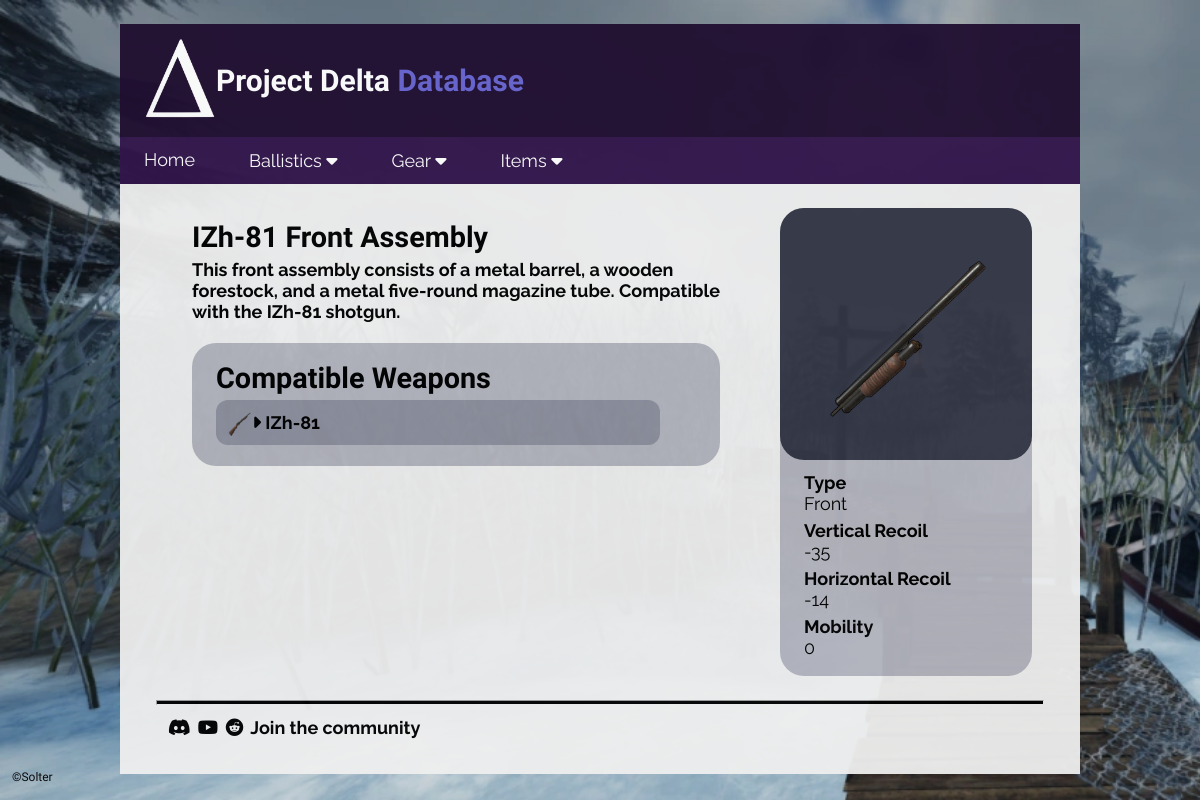
The page /part/5 on the database as committed earlier.
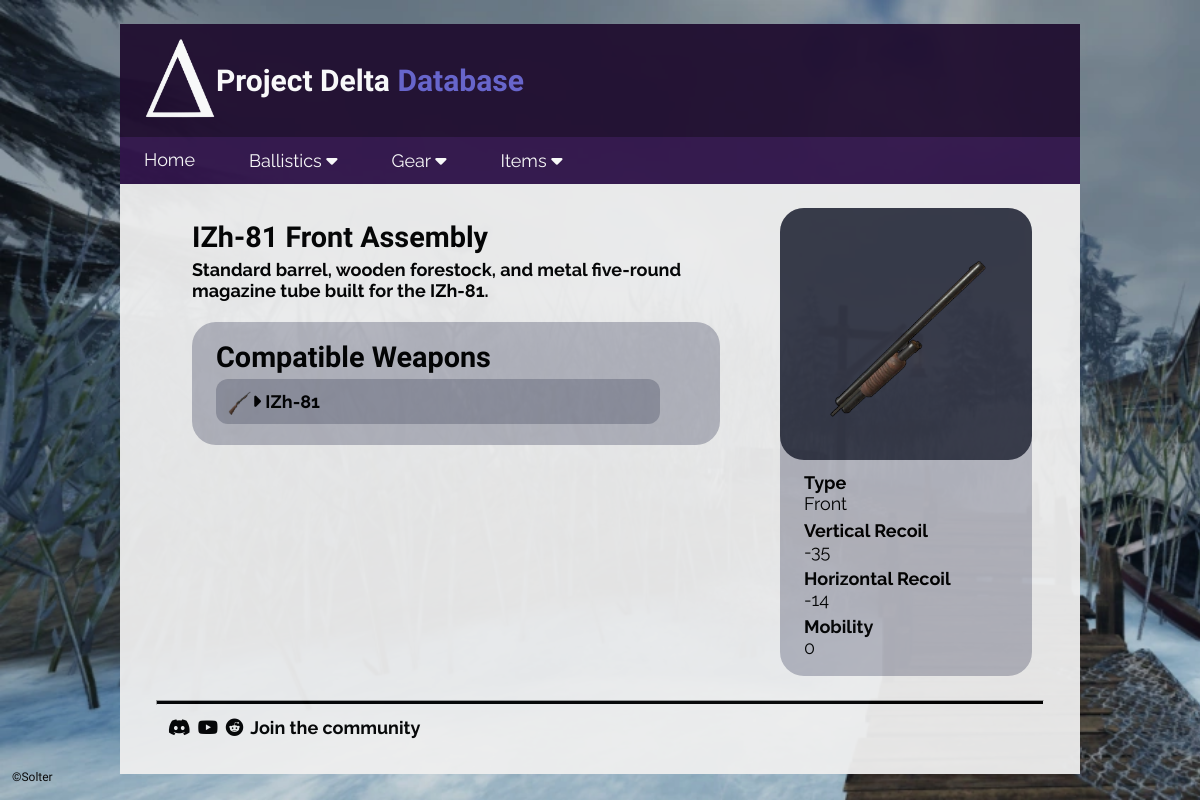
The same page on the database as committed later.
### tables this page shows
CREATE TABLE parts (id INTEGER PRIMARY KEY, name TEXT, type TEXT, "recoil.v" INTEGER, "recoil.h" INTEGER, mobility INTEGER DEFAULT (0), "damage multiplier" INTEGER DEFAULT (1), description TEXT, image TEXT);

CREATE TABLE weapons (id INTEGER PRIMARY KEY, name TEXT, type TEXT, caliber_id INTEGER REFERENCES calibers (id), fire_mode TEXT, RPM INTEGER, durability INTEGER, description TEXT, image TEXT, long_desc TEXT);

### Flask/routes.py (the view)
@app.route("/part/<int:id>")
def part(id):
    conn = sqlite3.connect('delta.db')
    cur = conn.cursor()
    cur.execute('''SELECT * FROM parts WHERE parts.id = ?''', (id,))
    results = cur.fetchall()[0]
    cur = conn.cursor()
    cur.execute('''SELECT id, name, image FROM weapons WHERE id IN (
                SELECT weapon_id FROM weapon_parts where part_id = ?)''', (id,))
    weapons = cur.fetchall()
    print(weapons)
    conn.close()
    return render_template('part.html', part=results, weapons=weapons, title=results[1])

### Flask/templates/part.html (shortened to what this page needs)
{% extends "partials/layout.html" %}
{% block content %}
<div class="topic">
    <div>
        <h3>{{part[1]}}</h3>
        <h5>{{part[7]}}
            <br><br>
            <div class="link-list">
                <h3>Compatible Weapons</h3>
                <h5>
                    {% for weapon in weapons %}
                    <div class="link-row">
                        <img src="/static/images/ballistics/weapons/{{weapon[2]}}" class="link-icon">
                        <a href="http://127.0.0.1:5000/weapon/{{weapon[0]}}">
                            <i class="fa-solid fa-caret-right"></i> {{weapon[1]}}
                        </a>
                    </div>
                    {% endfor %}
                </h5>
            </div>
        </h5>
    </div>
        <div class="topic-box">
            <img src="/static/images/ballistics/parts/{{part[8]}}" class="topic-icon">
            <h6 class="topic-row">Type <br> <span class="lighter">{{part[2]}}</span></h6>
            <h6 class="topic-row">Vertical Recoil <br> <span class="lighter">{{part[3]}}</span></h6>
            <h6 class="topic-row">Horizontal Recoil <br> <span class="lighter">{{part[4]}}</span></h6>
            <h6 class="topic-row">Mobility <br> <span class="lighter">{{part[5]}}</span></h6>
        </div>
</div>
{% endblock %}

### Flask/templates/partials/layout.html (shortened to what this page needs)
<!DOCTYPE html>
<html lang="en">
<head>
    <link rel="stylesheet" href="\static\css\style.css">
    <link rel="stylesheet" href="https://cdnjs.cloudflare.com/ajax/libs/font-awesome/6.4.0/css/all.min.css">
</head>
<body>
    <div class="page">
        <header>{% include 'partials/header.html' %}</header>
        <nav>
            <ul>
                <li><a href="http://127.0.0.1:5000/">Home</a></li>
                <div class="dropdown">
                    <button class="dropbtn">
                        Ballistics
                        <i class="fa fa-caret-down"></i>
                    </button>
                </div>
                <div class="dropdown">
                    <button class="dropbtn">
                        Gear
                        <i class="fa fa-caret-down"></i>
                    </button>
                </div>
                <div class="dropdown">
                    <button class="dropbtn">
                        Items
                        <i class="fa fa-caret-down"></i>
                    </button>
                </div>
              </ul>
        </nav>
        <main>{% block content %}{% endblock %}</main>
        <hr>
        <h4>
            <a href="https://discord.gg/projectdelta"><i class="fa-brands fa-discord"></i></a>
            <a href="https://www.youtube.com/@soltergames"><i class="fa-brands fa-youtube"></i></a>
            <a href="https://www.reddit.com/r/ProjectDeltaRBX/"><i class="fa-brands fa-reddit"></i></a>
            Join the community
        </h4>
        <footer>&copy;Solter</footer>
    </body>
</html>

### Flask/templates/partials/header.html (shortened to what this page needs)
<div class="header">
    <a href="http://127.0.0.1:5000/">
        <img src="/static/images/logo.png" class="logo">
    </a>
    <h1>Project Delta <span class="purple">Database</span></h1>
</div>

### Flask/static/css/style.css (style rules this page uses)
body { background-image: url("../images/background.png"); background-repeat: no-repeat; background-size: cover; background-attachment: fixed; margin: 0; font-family: "Raleway"; }
.header { display: flex; margin: 0px; background-color: #200E30; font-family: 'Bungee'; }
.page { background-color: #efefef; margin-top: 2vw; margin-left: 10vw; margin-right: 10vw; margin-bottom: 2vw; padding-bottom: 2vw; opacity: 0.95; }
footer { font-family: "bungee"; margin: 0; margin-left: 1vw; font-size: 1vw; }
hr { margin: 0 3vw 1vw 3vw; height: 0.2vw; background-color: black; }
nav { color: white; background-color: #32164b; padding-left: 1.5vw; padding-top: 0.5vw; padding-bottom: 0.5vw; }
ul { list-style-type: none; margin: 0; padding: 0.5vw; overflow: hidden; }
li { float: left; }
li a { display: block; color: white; font-size: 1.5vw; text-align: center; margin-right: 4vw; text-decoration: none; transition-duration: 0.3s; }
.dropdown { float: left; overflow: hidden; }
.dropdown .dropbtn { display: block; color: white; font-size: 1.5vw; padding-right: 4vw; text-align: center; text-decoration: none; transition-duration: 0.3s; border: none; outline: none; background: none; font-family: inherit; }
footer { position:fixed; left:0px; bottom:0px; height:30px; width:100%; }
.logo { width: 6vw; margin: 1vw 0vw 1vw 2vw; }
h1 { color: white; font-size: 2.5vw; text-align: left; margin-top: auto; margin-bottom: auto; }
.purple { color: #6865CF; }
.lighter { font-weight: lighter; }
a { color: black; text-decoration: none; display: inline-block; transition-duration: 0.3s; }
h3 { color: black; font-size: 2.4vw; margin-top: 1vw; margin-left: 2vw; font-family: 'Bungee'; }
h4 { color: black; font-size: 1.5vw; margin: 0 4vw 1vw 4vw; }
h4 i { margin-right: 0.25vw; transition-duration: 0.3s; }
h5 { color: black; font-size: 1.5vw; margin: -2vw 5vw 0 2vw; }
h5 a { font-size: 1.5vw; margin-bottom: 1vw; }
h6 { color: black; font-size: 1.5vw; text-align: left; margin: 0 0 0.5vw 2vw; transition-duration: 0.3s; }
.topic { display: flex; margin: 2vw 4vw 2vw 4vw; flex: 1 1 auto; }
.topic-box { display: flexbox; flex-direction: column; background-color: #b4b5be; border-radius: 2vw; padding-bottom: 1vw; margin-bottom: auto; }
.topic-icon { display: block; width: 15vw; height: 15vw; padding: 3vw; background-color: #343746; border-radius: 2vw; margin-bottom: 1vw; transition-duration: 0.3s; }
.topic-row { display: block }
.link-list { background-color: #b4b5be; padding-top: 0.5vw; padding-bottom: 0.5vw; border-radius: 2vw; }
.link-row { display: flex; flex: 1 1 auto; background-color: #8e909e; padding: 1vw 0 0 1vw; margin-bottom: 1.25vw; border-radius: 1vw; }
.link-icon { width: 2vw; height: 2vw; }

Rows that differ between the two databases and show on the page:
changed parts "IZh-81 Front Assembly": description "This front assembly consists of a metal barrel, a wooden forestock, and a metal five-round magazine tube. Compatible with the IZh-81 shotgun." → "Standard barrel, wooden forestock, and metal five-round magazine tube built for the IZh-81."
